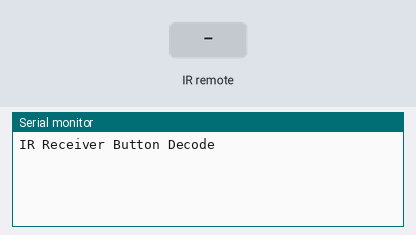
Simulated run of this sketch. Board: Arduino Uno, built with avr-gcc and run on an emulated ATmega328P. Parts: the last lines printed to the serial monitor. The test bench sets the inputs (shaded band).

Above: at 1.2 s.
1.3 s: infrared code 0xFFA25D received
At 1.8 s:
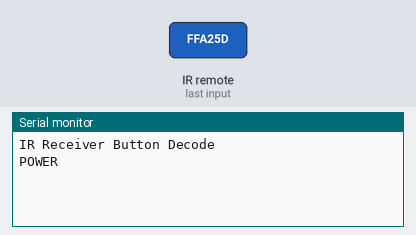
2.8 s: infrared code 0xFF02FD received
At 4.0 s:
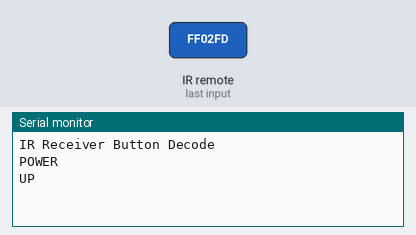
4.3 s: infrared code 0xFFE01F received
At 5.2 s:
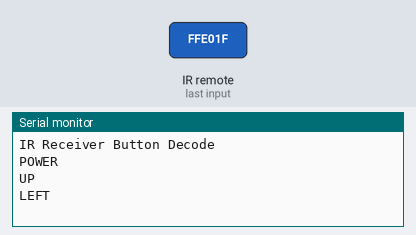
5.8 s: infrared code 0xFF906F received
At 6.4 s:
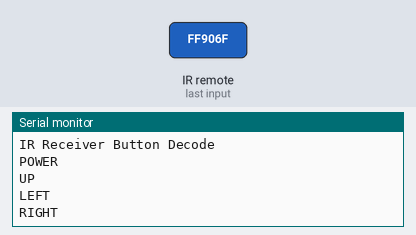
7.3 s: infrared code 0xFF9867 received
At 8.7 s:
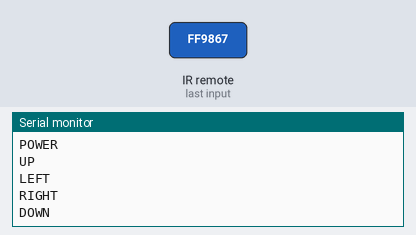

Measured:
- after the input at 1.3 s, the serial monitor: prints a new line at once (image 1)
- after the input at 2.8 s, the serial monitor: prints a new line at once (image 2)
- after the input at 4.3 s, the serial monitor: prints a new line at once (image 3)
- after the input at 5.8 s, the serial monitor: prints a new line at once (image 4)
- after the input at 7.3 s, the serial monitor: prints a new line at once (image 5)

The sketch:

deel_2_IRreciever.ino
```cpp
#include "IRremote.h"

int receiver = 8; // Signal Pin of IR receiver to Arduino Digital Pin 11

/*-----( Declare objects )-----*/
IRrecv irrecv(receiver);     // create instance of 'irrecv'
decode_results results;      // create instance of 'decode_results'


/*-----( Function )-----*/
void translateIR() // takes action based on IR code received

// describing Remote IR codes

{

  switch(results.value)

  {
  case 0xFFA25D: Serial.println("POWER"); break;
  case 0xFF02FD: Serial.println("UP");    break;
  case 0xFFE01F: Serial.println("LEFT");    break;
  case 0xFF906F: Serial.println("RIGHT");    break;
  case 0xFF9867: Serial.println("DOWN");    break;


  default:
    Serial.println(" other button   ");

  }// End Case

  delay(500); // Do not get immediate repeat


} //END translateIR
void setup()   /*----( SETUP: RUNS ONCE )----*/
{
  Serial.begin(9600);
  Serial.println("IR Receiver Button Decode");
  irrecv.enableIRIn(); // Start the receiver

}/*--(end setup )---*/


void loop()   /*----( LOOP: RUNS CONSTANTLY )----*/
{
  if (irrecv.decode(&results)) // have we received an IR signal?

  {
    translateIR();
    irrecv.resume(); // receive the next value
  }
}/* --(end main loop )-- */
```
